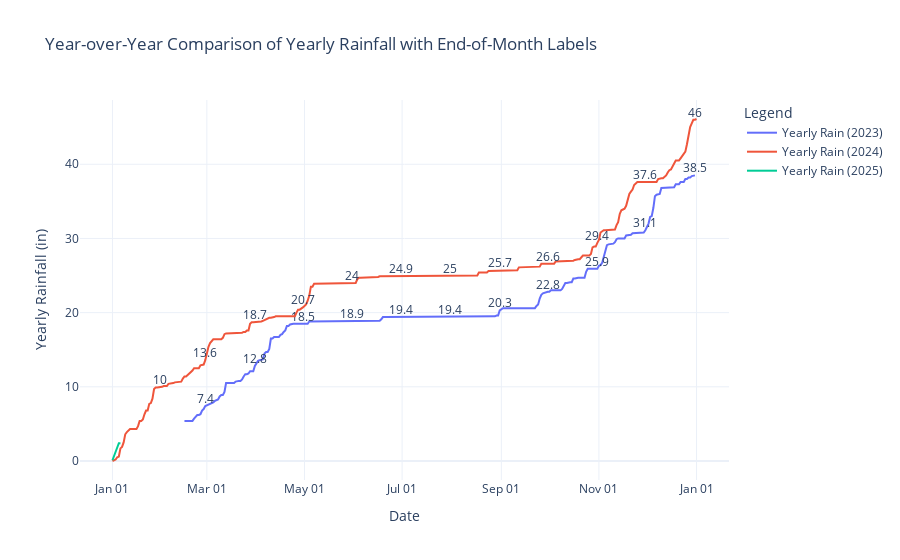

Write notebook code for a chart like this one.
### Code cell
import plotly.graph_objects as go

# Group by year and day_of_year, then find the max values per day for yearlyrainin and dailyrainin
daily_max = (
    history_df.groupby(["year", "day_of_year"])[["yearlyrainin", "dailyrainin"]]
    .max()
    .reset_index()
)
daily_max["date_label"] = pd.to_datetime(
    reference_year * 1000 + daily_max["day_of_year"], format="%Y%j"
)

# Identify the end-of-month data points
end_of_month_data = daily_max[daily_max["date_label"].dt.is_month_end]

# Round rainfall values to tenths
daily_max["yearlyrainin"] = daily_max["yearlyrainin"].round(1)
end_of_month_data["yearlyrainin"] = end_of_month_data["yearlyrainin"].round(1)

# Create a single plot for Yearly Rainfall
fig = go.Figure()

# Add yearlyrainin traces, with labels for end-of-month points
for year in daily_max["year"].unique():
    year_data = daily_max[
        daily_max["year"] == year
    ].copy()  # Avoid SettingWithCopyWarning

    # Generate text labels: Only for end-of-month points, others as None
    year_data["labels"] = [
        yearlyrain if date in end_of_month_data["date_label"].values else None
        for date, yearlyrain in zip(year_data["date_label"], year_data["yearlyrainin"])
    ]

    fig.add_trace(
        go.Scatter(
            x=year_data["date_label"],
            y=year_data["yearlyrainin"],
            mode="lines+text",  # Add text
            text=year_data["labels"],  # Filtered text labels
            textposition="top center",  # Position of labels
            name=f"Yearly Rain ({year})",
        )
    )

# Update layout for better readability
fig.update_layout(
    title="Year-over-Year Comparison of Yearly Rainfall with End-of-Month Labels",
    xaxis=dict(tickformat="%b %d", title="Date"),  # Format as "Jan 01", "Jun 01", etc.
    yaxis=dict(title="Yearly Rainfall (in)"),
    legend_title="Legend",
    template="plotly_white",  # Use default Plotly template
    # height=600,  # Adjust the height for a single chart
)

# Show the figure
fig.show()

### Figure 1 — Plotly figure (JSON) as saved in the notebook; plotly's stock layout.template omitted (floating-point values rounded to 4 significant figures; data arrays with more than 128 entries replaced by an {"elided": "..."} marker saying what was removed)
{"data": [{"mode": "lines+text", "name": "Yearly Rain (2023)", "text": {"elided": "320 float values"}, "textposition": "top center", "type": "scatter", "x": {"elided": "320 str values"}, "y": {"elided": "320 float values"}}, {"mode": "lines+text", "name": "Yearly Rain (2024)", "text": {"elided": "366 float values"}, "textposition": "top center", "type": "scatter", "x": {"elided": "366 str values"}, "y": {"elided": "366 float values"}}, {"mode": "lines+text", "name": "Yearly Rain (2025)", "text": [null, null, null, null, null, null], "textposition": "top center", "type": "scatter", "x": ["2023-01-01T00:00:00", "2023-01-02T00:00:00", "2023-01-03T00:00:00", "2023-01-04T00:00:00", "2023-01-05T00:00:00", "2023-01-06T00:00:00"], "y": [0.1, 0.7, 1.4, 2, 2.4, 2.4]}], "layout": {"legend": {"title": {"text": "Legend"}}, "title": {"text": "Year-over-Year Comparison of Yearly Rainfall with End-of-Month Labels"}, "xaxis": {"tickformat": "%b %d", "title": {"text": "Date"}}, "yaxis": {"title": {"text": "Yearly Rainfall (in)"}}}}
